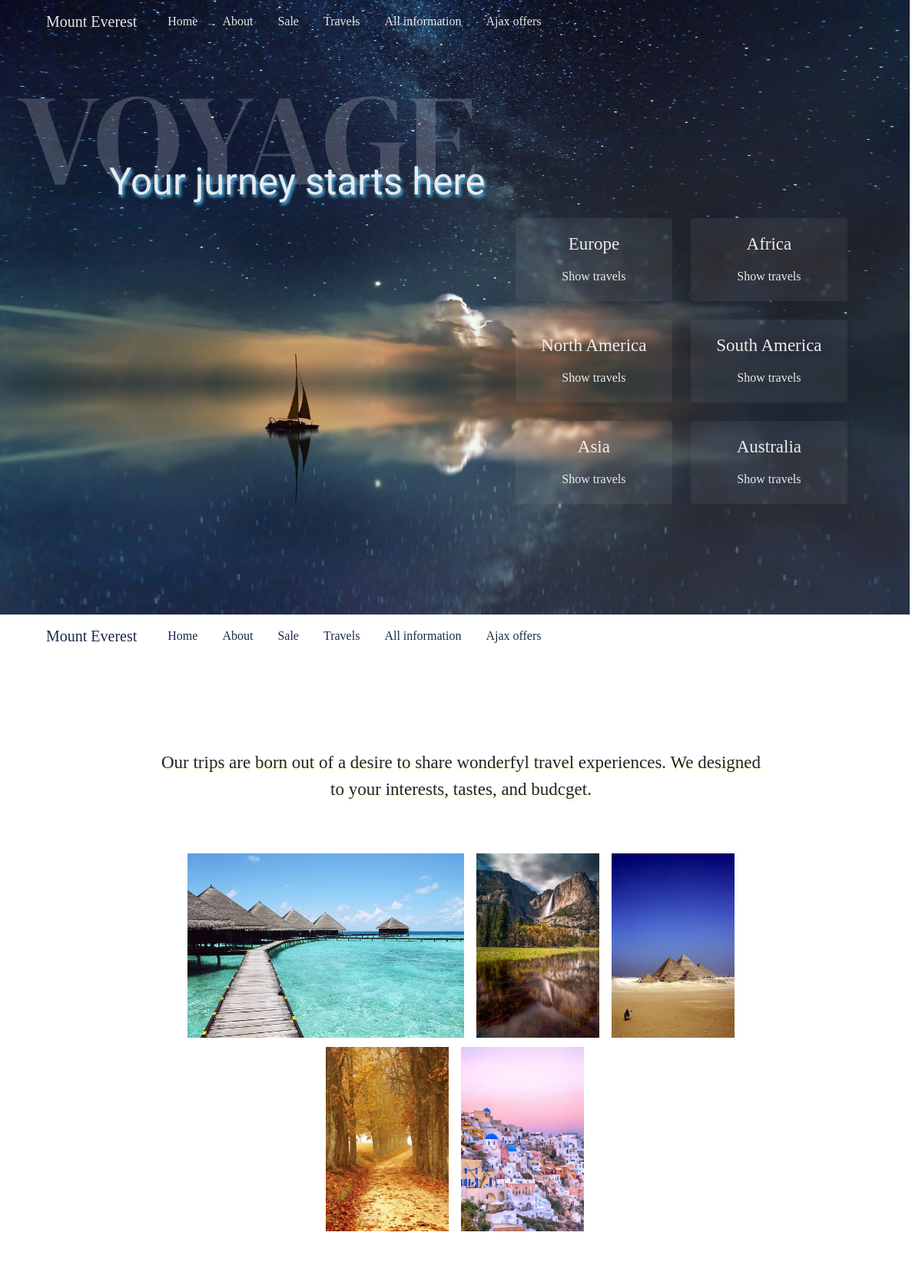
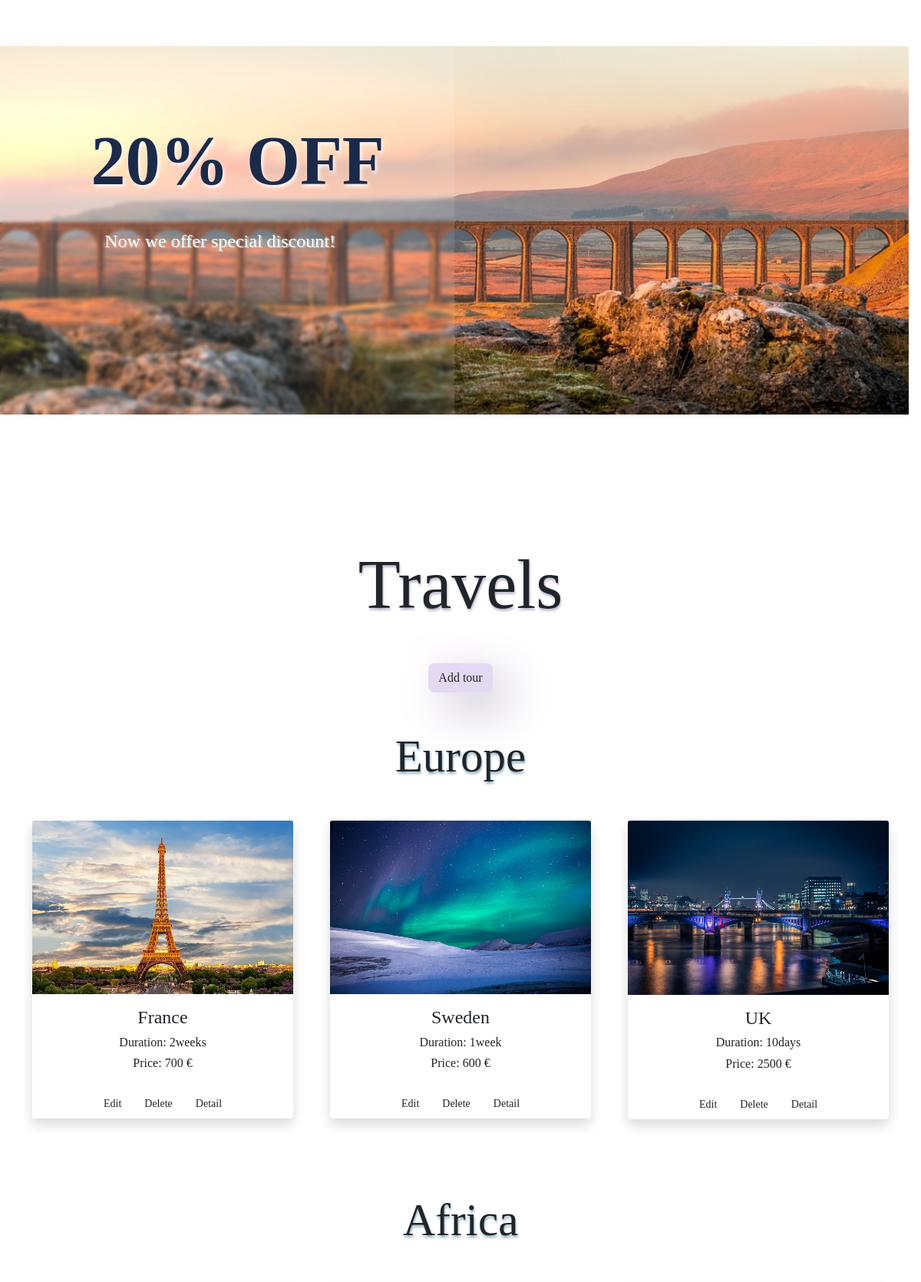
The page / (upper part) on the database its author committed (2 pictures, top to bottom).
### tables this page shows
CREATE TABLE `travel` (
  `id` int(11) NOT NULL,
  `locationName` varchar(55) NOT NULL,
  `price` float NOT NULL,
  `duration` varchar(15) NOT NULL,
  `description` varchar(200) NOT NULL,
  `longitude` varchar(30) NOT NULL,
  `latitude` varchar(30) NOT NULL,
  `picture` varchar(100) DEFAULT NULL,
  `continent` varchar(50) NOT NULL
);

### index.php (the view, shortened to what this page needs)
<?php
require_once 'components/db_connect.php';
$sql1 = "SELECT * FROM travel WHERE continent = 'Europe'";
$result1 = mysqli_query($connect, $sql1);
$europeTbody = '';
if (mysqli_num_rows($result1)  > 0) {
    while ($row1 = mysqli_fetch_array($result1, MYSQLI_ASSOC)) {
        $europeTbody .= '
        <div class="col-lg-4 col-md-6 col-sm-12 travelcard">
        <div class="card border-0 shadow">
        <img src="travels/pictures/' . $row1["picture"] . '" class="card-img-top" alt="travel">
        <div class="card-body">
            <h4 class="card-title text-center">' . $row1["locationName"] . '</h4>
            <h6 class="card-text text-center mb-2">Duration: ' . $row1["duration"] . '</h6>
            <h6 class="card-text text-center mb-2">Price: ' . $row1["price"] . ' €</h6>
        </div>
    <center>
        <a href="travels/update.php?id=' . $row1['id'] . '">
            <button class="btn btn-sm m-1 edit" type="button">Edit</button>
        </a>
        <a href="travels/delete.php?id='  . $row1['id'] . '">
            <button class="btn btn-sm m-1 delete" type="button">Delete</button>
        </a>
        <a href="travels/detail.php?id='  . $row1['id'] . '">
            <button class="btn  detail btn-sm m-1" type="button">Detail</button>
        </a>
        </center>
        </div>
        </div>';
    };
} else {
    $europeTbody =   "
    <center>No Data Available </center>";
}
?>
<!DOCTYPE html>
<html lang="en">
<head>
    <?php require_once 'components/boot_css.php' ?>
    <link rel="stylesheet" href="https://cdn.jsdelivr.net/npm/bootstrap-icons@1.7.1/font/bootstrap-icons.css">
    <link rel="stylesheet" href="style.css">
</head>
<body>
    <div class="hero">
        <nav class="navbar sticky-top navbar-expand-lg" id="nav">
            <div class="container-fluid">
                <a class="navbar-brand ms-5" href="index.php">Mount Everest</a>
                <div class="collapse navbar-collapse" id="navbarNav">
                    <ul class="navbar-nav" id="navitem">
                        <li class="nav-item">
                            <a class="nav-link ms-3" href="index.php">Home</a>
                        </li>
                        <li class="nav-item">
                            <a class="nav-link ms-3" href="#about">About</a>
                        </li>
                        <li class="nav-item">
                            <a class="nav-link ms-3" href="#sale">Sale</a>
                        </li>
                        <li class="nav-item">
                            <a class="nav-link ms-3" href="#travels">Travels</a>
                        </li>
                        <li class="nav-item">
                            <a class="nav-link ms-3" href="displayAPI/displayAll.php">All information</a>
                        </li>
                        <li class="nav-item">
                        <a class="nav-link ms-3" href="displayAPI/ajaxOffers.html">Ajax offers</a>
                    </li>
                    </ul>
                </div>
            </div>
        </nav>
        <div class="row">
            <div class="herotext col-lg-7 col-md-7 col-sm-7">
                <h1>VOYAGE</h1>
                <h2>Your jurney starts here</h2>
            </div>
            <div class="col-lg-5 col-md-5 col-sm-5 g-2 heroright">
                <div class="row">
                    <div class="card herocard border-0 col-lg-6 col-md-6 col-sm-6">
                        <a href="#europe">
                            <div class="card-body">
                                <h5 class="card-title text-center mt-1 mb-3">Europe</h5>
                                <p class="card-text cardtext text-center">Show travels</p>
                            </div>
                        </a>
                    </div>
                    <div class="card herocard border-0 col-lg-6 col-md-6 col-sm-6">
                        <a href="#africa">
                            <div class="card-body">
                                <h5 class="card-title text-center mt-1 mb-3">Africa</h5>
                                <p class="card-text cardtext text-center">Show travels</p>
                            </div>
                        </a>
                    </div>
                </div>
                <div class="row">
                    <div class="card herocard border-0 col-lg-6 col-md-6 col-sm-6">
                        <a href="#northamerica">
                            <div class="card-body">
                                <h5 class="card-title text-center mt-1 mb-3">North America</h5>
                                <p class="card-text cardtext text-center">Show travels</p>
                            </div>
                        </a>
                    </div>
                    <div class="card herocard border-0 col-lg-6 col-md-6 col-sm-6">
                        <a href="#southamerica">
                            <div class="card-body">
                                <h5 class="card-title text-center mt-1 mb-3">South America</h5>
                                <p class="card-text cardtext text-center">Show travels</p>
                            </div>
                        </a>
                    </div>
                </div>
                <div class="row">
                    <div class="card herocard border-0 col-lg-6 col-md-6 col-sm-6">
                        <a href="#asia">
                            <div class="card-body">
                                <h5 class="card-title text-center mt-1 mb-3">Asia</h5>
                                <p class="card-text cardtext text-center">Show travels</p>
                            </div>
                        </a>
                    </div>
                    <div class="card herocard border-0 col-lg-6 col-md-6 col-sm-6">
                        <a href="#australia">
                            <div class="card-body">
                                <h5 class="card-title text-center mt-1 mb-3">Australia</h5>
                                <p class="card-text cardtext text-center">Show travels</p>
                            </div>
                        </a>
                    </div>
                </div>
            </div>
        </div>
    </div>
    <nav class="navbar nav2 sticky-top navbar-expand-lg" id="nav">
        <div class="container-fluid">
            <a class="navbar-brand ms-5" href="index.php">Mount Everest</a>
            <div class="collapse navbar-collapse" id="navbarNav">
                <ul class="navbar-nav" id="navitem">
                    <li class="nav-item">
                        <a class="nav-link ms-3" href="index.php">Home</a>
                    </li>
                    <li class="nav-item">
                        <a class="nav-link ms-3" href="#about">About</a>
                    </li>
                    <li class="nav-item">
                        <a class="nav-link ms-3" href="#sale">Sale</a>
                    </li>
                    <li class="nav-item">
                        <a class="nav-link ms-3" href="#travels">Travels</a>
                    </li>
                    <li class="nav-item">
                        <a class="nav-link ms-3" href="displayAPI/displayAll.php">All information</a>
                    </li>
                    <li class="nav-item">
                        <a class="nav-link ms-3" href="displayAPI/ajaxOffers.html">Ajax offers</a>
                    </li>
                </ul>
            </div>
        </div>
    </nav>
    <section id="about">
        <div class="container aboutcontainer">
            <p>Our trips are born out of a desire to share wonderfyl travel experiences. We designed to your interests, tastes, and budcget.</p>
            <div class="aboutpic">
                <img src="travels/pictures/travel2.jpg" alt="">
                <img src="travels/pictures/travel6.jpg" alt="">
                <img src="travels/pictures/travel4.jpg" alt="">
                <img src="travels/pictures/travel7.jpg" alt="">
                <img src="travels/pictures/travel3.jpg" alt="">
            </div>
        </div>
    </section>
    <section id="sale">
        <div class="saleleft">
            <h1>20% OFF</h1>
            <h4>Now we offer special discount!</h4>
        </div>
    </section>
    <section id="travels">
        <div class="container travelcontainer">
            <h2 class="text-center mt-5 pt-5 mb-5 title">Travels</h2>
            <center><a href="travels/create.php"><button class="btn add" type="button">Add tour</button></a></center>
            <div id="europe" class="pb-5">
                <h1 class="m-5">Europe</h1>
                <div class="row g-5">
                    <?= $europeTbody; ?>
                </div>
            </div>
            <div id="africa" class="pb-5">
                <h1 class="m-5">Africa</h1>
                <div class="row g-5">
                </div>
            </div>
        </div>
    </section>
</body>
</html>

### style.css (style rules this page uses)
.hero { background-image: url("travels/pictures/travelbg.jpg"); background-size: cover; width: 98.65vw; height: 100vh; transition: 1s; position: relative; }
.navbar a { color: rgba(255, 255, 255, 0.9); text-decoration: none; }
.nav2 { background-color: rgba(255, 255, 255, 0.9); color: #1b2a49; }
.nav2 a { color: #1b2a49; text-decoration: none; }
.herotext h1 { color: rgba(240, 240, 240, 0.2); font-size: calc(25px + 12vw); position: absolute; top: 10%; left: 2%; font-family: "DM Serif Display", serif; }
.herotext h2 { color: rgba(240, 240, 240, 0.95); font-size: calc(25px + 2vw); position: absolute; top: 26%; left: 12%; text-shadow: 2px 3px 4px rgb(94, 201, 255); font-family: "Pinyon Script"; }
.heroright { position: absolute; top: 33%; right: 2%; }
.herocard { background-color: rgba(221, 221, 221, 0.07); backdrop-filter: blur(2px); width: 17vw; height: 9vw; margin: 1vw; }
.herocard a { text-decoration: none; color: rgba(255, 255, 255, 0.9); }
.herocard h5 { font-size: calc(5px + 1.5vw); }
.aboutcontainer { text-align: center; margin: auto; margin-bottom: 10vw; }
.aboutcontainer p { width: 70%; padding-top: 10vw; padding-bottom: 5vw; min-width: 300px; font-size: calc(5px + 1.5vw); margin: auto; text-shadow: 1px 3px 3px #fff5be; }
.aboutpic { width: 80%; min-width: 300px; margin: auto; }
.aboutcontainer img { height: 20vw; margin: 0.5vw; }
#sale { width: 98.65vw; height: 60vh; background-image: url("travels/pictures/aboutback.png"); background-size: cover; }
.saleleft { height: 60vh; width: 50%; background-color: rgba(255, 255, 255, 0.1); backdrop-filter: blur(2px); position: relative; }
.saleleft h1 { position: absolute; top: 20%; left: 20%; font-size: calc(30px + 5vw); color: #1b2a49; text-shadow: 2px 3px 5px #fbfcff; font-weight: bold; }
.saleleft h4 { position: absolute; top: 50%; left: 23%; color: #ffffff; text-shadow: 2px 1px 1px #b8b8b8; }
.travelcontainer { margin-top: 10vw; }
a { text-decoration: none; }
#europe h1 { margin: 3vw; }

### components/boot_css.php (style rules this page uses)
body { font-family:"Book Antiqua"; }

### index.php (style rules this page uses)
.add { border-radius: 8px; background: #e4d9f2; box-shadow: 20px 20px 60px #c2b8ce, -20px -20px 60px #fffaff; }
.travelcontainer h2 { font-size: calc(30px + 5vw); text-shadow: 1px 3px 3px #c2b8ce; }
.travelcontainer h1 { font-size: calc(35px + 2vw); text-shadow: 1px 3px 3px #93B5C6; text-align: center; }

### rows shown on the page
travel: picture (picture), locationName "France", duration "2weeks", price "700"
travel: picture (picture), locationName "Sweden", duration "1week", price "600"
travel: picture (picture), locationName "UK", duration "10days", price "2500"
